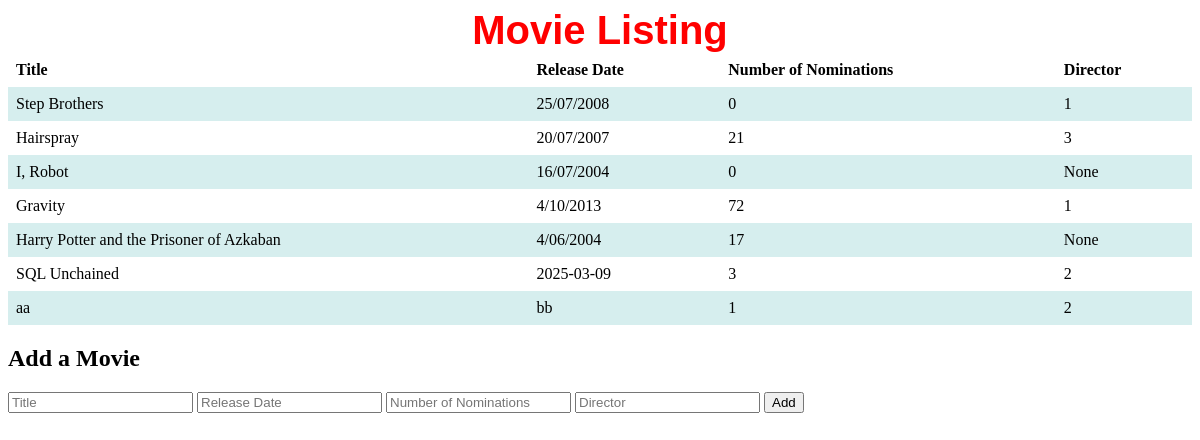
Before: /movies with the older database file.
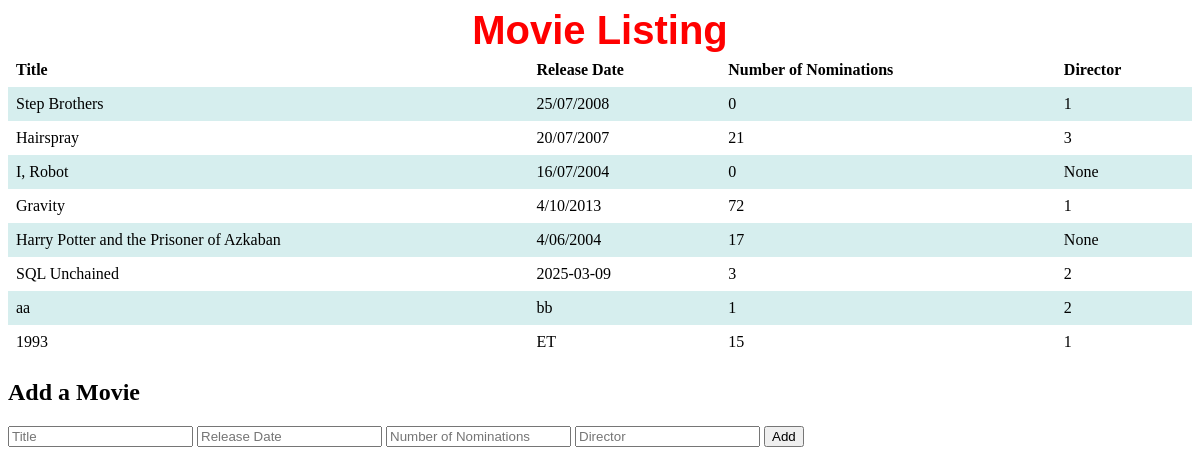
After: the same page with the newer database file.
### tables this page shows
CREATE TABLE movies ("movie_id
" INTEGER PRIMARY KEY, release_date TEXT, title TEXT, nominations INTEGER, director_id INTEGER REFERENCES directors (director_id));

### app.py (the view)
@app.route('/movies')
def movie_listing():
    cur = get_db().cursor()
    sql = "SELECT * FROM movies;"
    cur.execute(sql)
    results = cur.fetchall()
    return render_template("movies.html", movies=results)

### app.py (called while the page is built)
def get_db():
    db = getattr(g, '_database', None)
    if db is None:
        db = g._database = sqlite3.connect(DATABASE)
    return db

@app.teardown_appcontext
def close_connection(exception):
    db = getattr(g, '_database', None)
    if db is not None:
        db.close()

### templates/movies.html (shortened to what this page needs)
<!DOCTYPE html>
<html lang="en">
<head>
    <link rel="stylesheet" href="{{url_for('static', filename='styles.css')}}">
</head>
<body>
    <h1>Movie Listing</h1>
    <table>
        <tr>
            <th>Title</th>
            <th>Release Date</th>
            <th>Number of Nominations</th>
            <th>Director</th>
        </tr>
    {% for movie in movies %}
        <tr>
            <td>{{ movie[2] }}</td>
            <td>{{ movie[1] }}</td>
            <td>{{ movie[3] }}</td>
            <td>{{ movie[4] }}</td>
        </tr>
    {% endfor %}
    </table>
    <h2>Add a Movie</h2>
    <form action="/add" method="post">
        <input type="text" name="title" placeholder="Title" required>
        <input type="text" name="release_date" placeholder="Release Date" required>
        <input type="number" name="nominations" placeholder="Number of Nominations" required>
        <input type="text" name="director_id" placeholder="Director" required>
        <button type="submit">Add</button>
    </form>
</body>
</html>

Changed rows visible on the page:
added movies: title "1993", release_date "ET", nominations "15", director "1"
